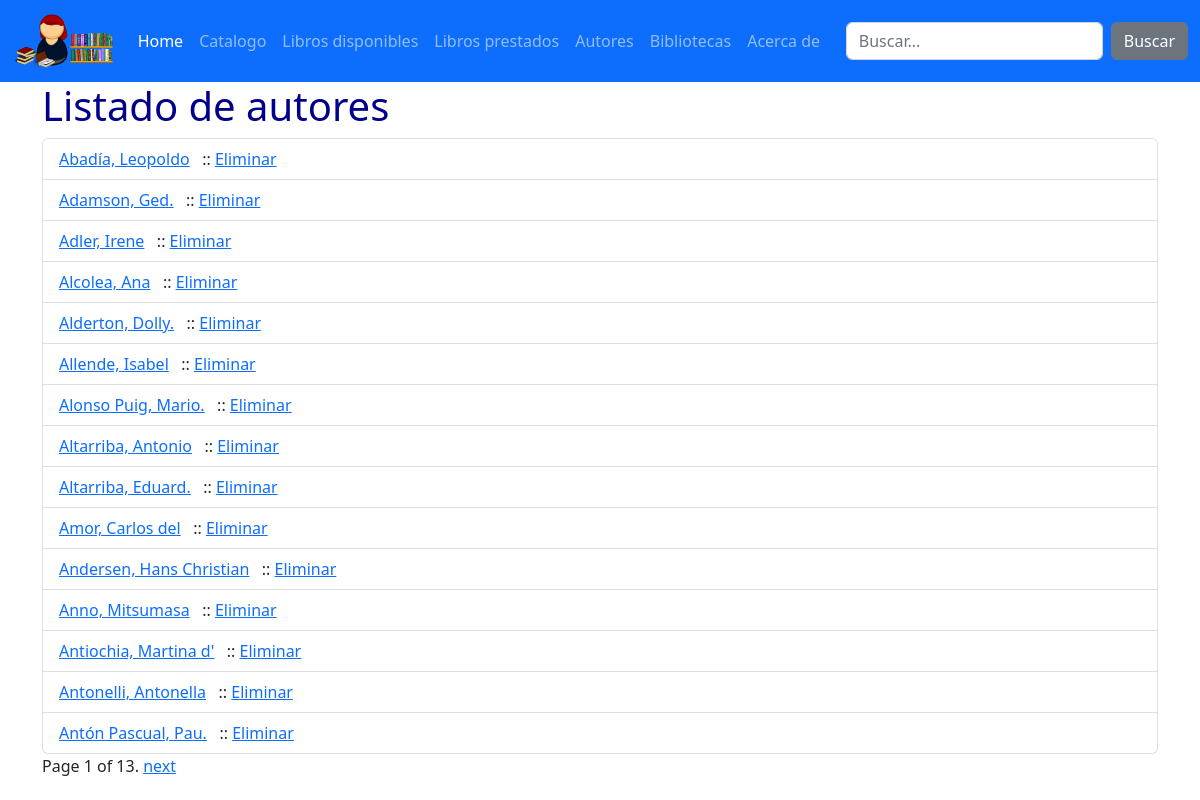
The page /catalogo/autores/ on the database its author committed.
### catalog/models.py (models this page shows)
class Author (models.Model):
    first_name = models.CharField(max_length=100)
    last_name = models.CharField(max_length=100)
    date_of_birth = models.DateField(null=True, blank=True)
    date_of_death = models.DateField('Died', null=True, blank=True)
    class Meta:
            ordering = ['last_name', 'first_name']
    def __str__(self):
        return f'{self.last_name}, {self.first_name}'

### catalog/views.py (the view)
# urls.py: path('autores/', AuthorListView.as_view(), name='lista-autores'),
class AuthorListView(ListView):
    model = Author
    paginate_by = 15

### catalog/templates/catalog/author_list.html (shortened to what this page needs)
{% extends 'base.html' %}
{% block content %}
    <h1>Listado de autores</h1>
    <ul class="list-group">
    {% for author in author_list %}
<li class="list-group-item"><a href="{% url 'author-update' author.id %}">{{ author }}</a>
&nbsp; :: <a href="{% url 'author-delete' author.id %}">Eliminar</a></li>
    {% endfor %}
</ul>
    {% block pagination %}
        {% if is_paginated %}
            <div class="pagination">
                <span class="page-links">
                    <span class="page-current">
                        Page {{ page_obj.number }} of {{ page_obj.paginator.num_pages }}.
                    </span>
                    {% if page_obj.has_next %}
                        <a href="{{ request.path }}?page={{ page_obj.next_page_number }}">next</a>
                    {% endif %}
                </span>
            </div>
        {% endif %}
        {% endblock %}
{% endblock %}

### catalog/static/css/custom_styles.css (style rules this page uses)
h1 { color: darkblue; }

### rows shown on the page
Author: last_name+first_name "Abadía, Leopoldo"
Author: last_name+first_name "Adamson, Ged."
Author: last_name+first_name "Adler, Irene"
Author: last_name+first_name "Alcolea, Ana"
Author: last_name+first_name "Alderton, Dolly."
Author: last_name+first_name "Allende, Isabel"
Author: last_name+first_name "Alonso Puig, Mario."
Author: last_name+first_name "Altarriba, Antonio"
Author: last_name+first_name "Altarriba, Eduard."
Author: last_name+first_name "Amor, Carlos del"
Author: last_name+first_name "Andersen, Hans Christian"
Author: last_name+first_name "Anno, Mitsumasa"
Author: last_name+first_name "Antiochia, Martina d'"
Author: last_name+first_name "Antonelli, Antonella"
Author: last_name+first_name "Antón Pascual, Pau."

### other values the page prints
{{ page_obj.number }} "1"
{{ page_obj.paginator.num_pages }} "13"
